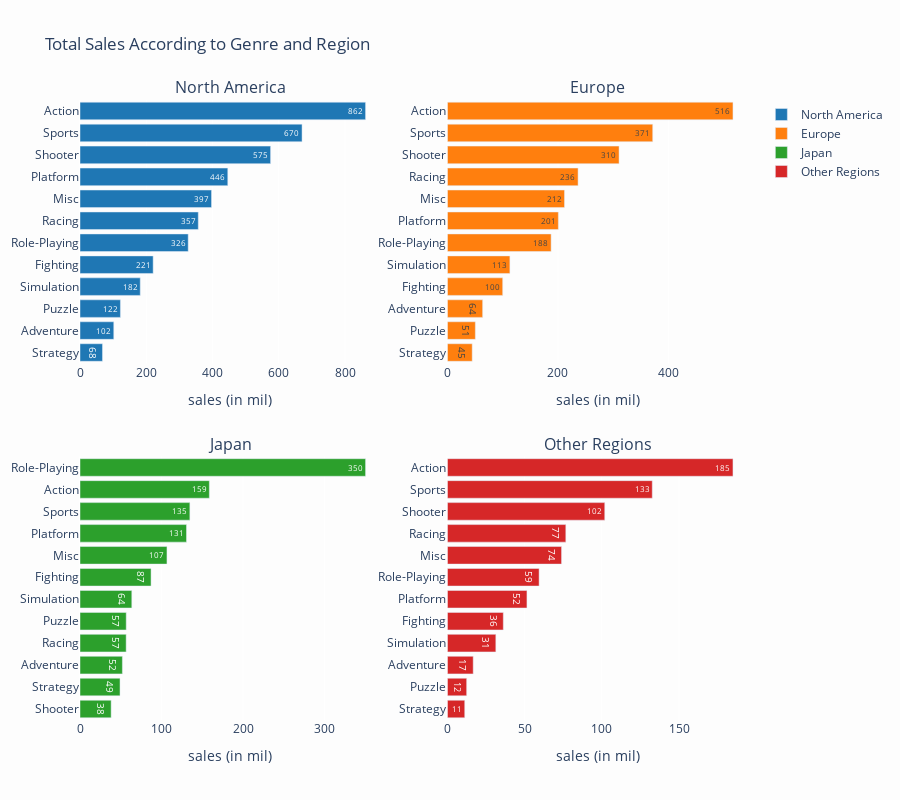

The notebook cell saved with this chart:
### Markdown cell above
- There are several noteworthy data points to consider from the chart above. Let's focus on the PS2 genre. Out of the 391 sport-related games, 345 of them are action games, and 218 belong to the Misc genre. Action games are still popular on big console devices, such as PS3 X360, while Wii is an exception. Since Nintendo introduced their movement tracker controller, action games have become prominent on Wii, with 256 games in this genre.

- In contrast, sports aren't the strong suit for DS, which is a dual-screen handheld game console. Instead, Misc games take the lead with 389 games, followed by 335 action games, and 280 simulation games.

### Code cell
# Define a color dictionary
color_dict = {
    'NA_Sales': '#1f77b4',
    'EU_Sales': '#ff7f0e',
    'JP_Sales': '#2ca02c',
    'Other_Sales': '#d62728'
    # Add more if you have more regions
}
region_names = ['North America', 'Europe', 'Japan', 'Other Regions']

fig = sp.make_subplots(rows=2, cols=2, subplot_titles=region_names, vertical_spacing=0.15)

# Iterate over each region and add a bar chart to the subplot
for i, region in enumerate(regions, start=1):
    # Calculate the genre counts for each region
    region_genre_counts = df.groupby('Genre')[region].sum().sort_values(ascending=True)

    region_name = ['North America', 'Europe', 'Japan', 'Other Regions']

    # Create the histogram
    bar_chart = go.Bar(
        x=region_genre_counts.values,
        y=region_genre_counts.index,
        orientation='h',
        marker_color=color_dict[region],
        name=region_names[i-1],
        text=np.round(region_genre_counts.values),
        hoverinfo='none'
    )

    # Add the histogram to the subplot
    fig.add_trace(bar_chart, row=(i-1)//2+1, col=(i-1)%2+1)
    fig.update_xaxes(title_text="sales (in mil)", row=(i-1)//2+1, col=(i-1)%2+1)

# Update the layout
fig.update_layout(
    title='Total Sales According to Genre and Region',
    paper_bgcolor='#fdfdfd',
    plot_bgcolor='#fdfdfd',
    height=800
)

# Show the plot
fig.show()

### Figure 1 — Plotly figure (JSON) as saved in the notebook; plotly's stock layout.template omitted (floating-point values rounded to 4 significant figures)
{"data": [{"hoverinfo": "none", "marker": {"color": "#1f77b4"}, "name": "North America", "orientation": "h", "text": [68, 102, 122, 182, 221, 326, 357, 397, 446, 575, 670, 862], "type": "bar", "x": [67.83, 101.9, 122.0, 181.8, 220.7, 326.5, 356.9, 396.9, 446.0, 575.2, 670.1, 861.8], "xaxis": "x", "y": ["Strategy", "Adventure", "Puzzle", "Simulation", "Fighting", "Role-Playing", "Racing", "Misc", "Platform", "Shooter", "Sports", "Action"], "yaxis": "y"}, {"hoverinfo": "none", "marker": {"color": "#ff7f0e"}, "name": "Europe", "orientation": "h", "text": [45, 51, 64, 100, 113, 188, 201, 212, 236, 310, 371, 516], "type": "bar", "x": [44.84, 50.52, 63.74, 100, 113.0, 187.6, 200.7, 211.8, 236.3, 310.4, 371.3, 516.5], "xaxis": "x2", "y": ["Strategy", "Puzzle", "Adventure", "Fighting", "Simulation", "Role-Playing", "Platform", "Misc", "Racing", "Shooter", "Sports", "Action"], "yaxis": "y2"}, {"hoverinfo": "none", "marker": {"color": "#2ca02c"}, "name": "Japan", "orientation": "h", "text": [38, 49, 52, 57, 57, 64, 87, 107, 131, 135, 159, 350], "type": "bar", "x": [38.18, 49.1, 51.99, 56.61, 56.68, 63.54, 87.15, 106.7, 130.7, 134.8, 158.7, 350.3], "xaxis": "x3", "y": ["Shooter", "Strategy", "Adventure", "Racing", "Puzzle", "Simulation", "Fighting", "Misc", "Platform", "Sports", "Action", "Role-Playing"], "yaxis": "y3"}, {"hoverinfo": "none", "marker": {"color": "#d62728"}, "name": "Other Regions", "orientation": "h", "text": [11, 12, 17, 31, 36, 52, 59, 74, 77, 102, 133, 185], "type": "bar", "x": [11.23, 12.47, 16.7, 31.36, 36.19, 51.51, 59.38, 73.92, 76.68, 101.9, 132.7, 184.9], "xaxis": "x4", "y": ["Strategy", "Puzzle", "Adventure", "Simulation", "Fighting", "Platform", "Role-Playing", "Misc", "Racing", "Shooter", "Sports", "Action"], "yaxis": "y4"}], "layout": {"annotations": [{"font": {"size": 16}, "showarrow": false, "text": "North America", "x": 0.225, "xanchor": "center", "xref": "paper", "y": 1, "yanchor": "bottom", "yref": "paper"}, {"font": {"size": 16}, "showarrow": false, "text": "Europe", "x": 0.775, "xanchor": "center", "xref": "paper", "y": 1, "yanchor": "bottom", "yref": "paper"}, {"font": {"size": 16}, "showarrow": false, "text": "Japan", "x": 0.225, "xanchor": "center", "xref": "paper", "y": 0.425, "yanchor": "bottom", "yref": "paper"}, {"font": {"size": 16}, "showarrow": false, "text": "Other Regions", "x": 0.775, "xanchor": "center", "xref": "paper", "y": 0.425, "yanchor": "bottom", "yref": "paper"}], "height": 800, "paper_bgcolor": "#fdfdfd", "plot_bgcolor": "#fdfdfd", "title": {"text": "Total Sales According to Genre and Region"}, "xaxis": {"anchor": "y", "domain": [0, 0.45], "title": {"text": "sales (in mil)"}}, "xaxis2": {"anchor": "y2", "domain": [0.55, 1], "title": {"text": "sales (in mil)"}}, "xaxis3": {"anchor": "y3", "domain": [0, 0.45], "title": {"text": "sales (in mil)"}}, "xaxis4": {"anchor": "y4", "domain": [0.55, 1], "title": {"text": "sales (in mil)"}}, "yaxis": {"anchor": "x", "domain": [0.575, 1]}, "yaxis2": {"anchor": "x2", "domain": [0.575, 1]}, "yaxis3": {"anchor": "x3", "domain": [0, 0.425]}, "yaxis4": {"anchor": "x4", "domain": [0, 0.425]}}}
